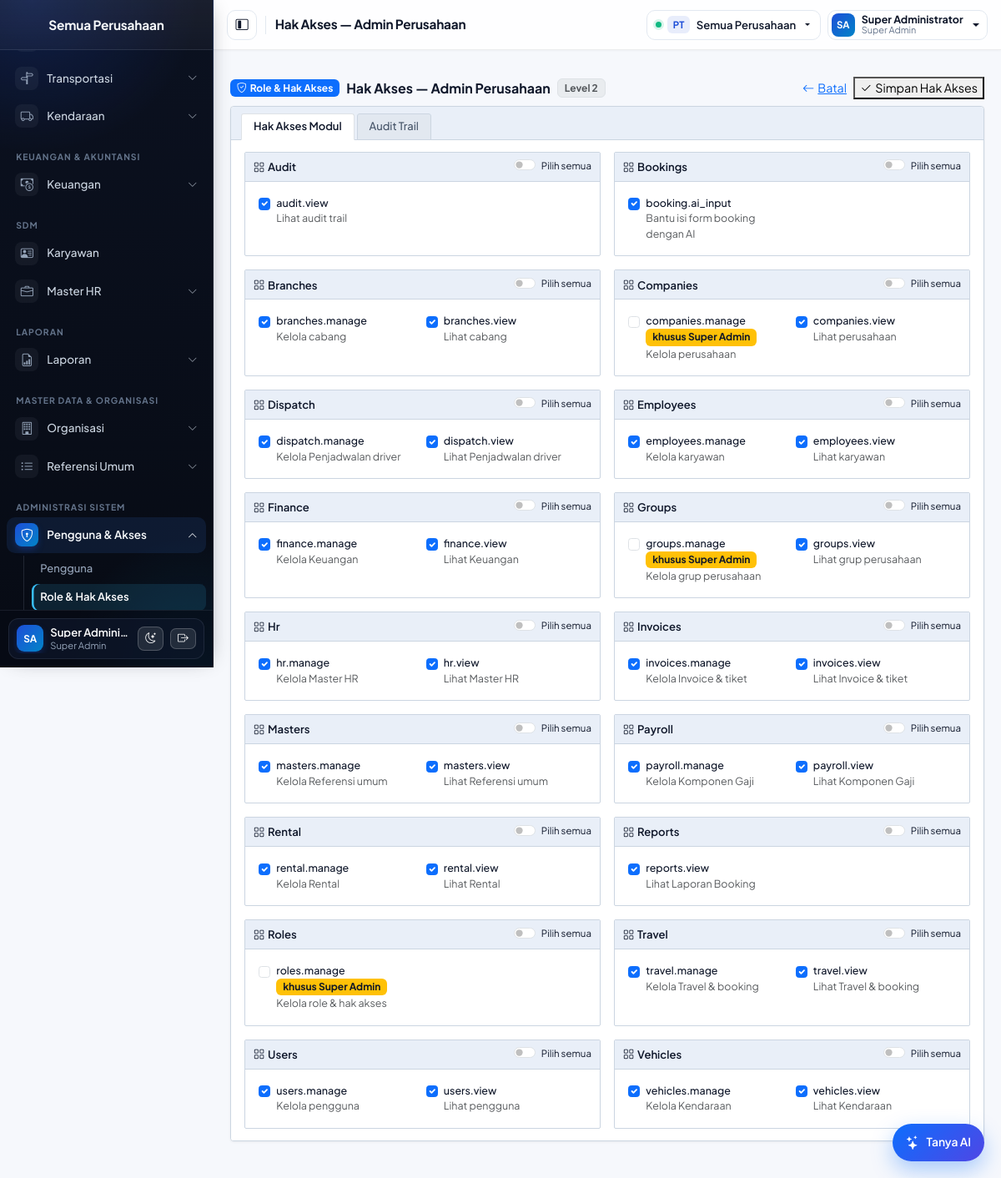
/pages/roles/permissions.php?id=2 (signed in), run on the app's committed database.
### tables this page shows
CREATE TABLE `permissions` (
  `id` INT(11) NOT NULL AUTO_INCREMENT,
  `name` VARCHAR(100) NOT NULL,
  `description` VARCHAR(255) DEFAULT NULL,
  `module` VARCHAR(50) NOT NULL,
  PRIMARY KEY (`id`),
  UNIQUE KEY `uq_permissions_name` (`name`)
);

### includes/auth.php (called while the page is built, shortened)
<?php
function current_user(): ?array
{
    return $_SESSION['user'] ?? null;
}
function is_super_admin(): bool
{
    return ($_SESSION['role_name'] ?? '') === 'Super Admin';
}
function active_company_id(): ?int
{
    $id = $_SESSION['company_id'] ?? null;
    return $id === null ? null : (int) $id;
}
function can(string $permission): bool
{
    if (is_super_admin()) {
        return true;
    }
    return in_array($permission, $_SESSION['permissions'] ?? [], true);
}

### config/database.php (called while the page is built, shortened)
<?php
function db(): mysqli
{
    static $conn = null;
    if ($conn instanceof mysqli) {
        return $conn;
    }
    try {
        $conn = new mysqli(DB_HOST, DB_USER, DB_PASS, DB_NAME);
        $conn->set_charset('utf8mb4');
    } catch (mysqli_sql_exception $e) {
        http_response_code(500);
        error_log('DB connection failed: ' . $e->getMessage());
        exit('Koneksi database gagal. Periksa konfigurasi.');
    }
    return $conn;
}

### pages/roles/_helpers.php (called while the page is built, shortened)
<?php
function role_find(int $id): ?array
{
    $st = db()->prepare('SELECT id, name, description, level FROM roles WHERE id = ?');
    $st->bind_param('i', $id);
    $st->execute();
    $row = $st->get_result()->fetch_assoc();
    return $row ?: null;
}

### pages/roles/permissions.php (the view, shortened to what this page needs)
<?php
require_once __DIR__ . '/../../config/config.php';
require_once __DIR__ . '/_helpers.php';
$db   = db();
$id   = (int) ($_GET['id'] ?? $_POST['id'] ?? 0);
$role = $id > 0 ? role_find($id) : null;
$perms = $db->query('SELECT id, name, description, module FROM permissions ORDER BY module, name')->fetch_all(MYSQLI_ASSOC);
$grouped = [];
foreach ($perms as $p) {
    $grouped[$p['module']][] = $p;
}
$restricted = ['companies.manage', 'groups.manage', 'roles.manage'];
$st = $db->prepare('SELECT permission_id FROM role_permissions WHERE role_id = ?');
$st->bind_param('i', $id);
$st->execute();
$checked = array_map('intval', array_column($st->get_result()->fetch_all(MYSQLI_ASSOC), 'permission_id'));
$can_edit_restricted = is_super_admin();
require __DIR__ . '/../../includes/header.php';
?>
<main class="p-2 p-md-3">
    <?= ui_erp_toolbar(
        'Role & Hak Akses',
        'shield-check',
        'Hak Akses — ' . $role['name'],
        ['Level ' . (int) ($role['level'] ?? 0)],
        [
            ['label' => 'Batal', 'icon' => 'arrow-left', 'href' => APP_URL . '/pages/roles/index.php', 'class' => 'btn-outline-secondary'],
            ['label' => 'Simpan Hak Akses', 'icon' => 'check2', 'type' => 'submit', 'form' => 'formPermissions', 'class' => 'btn-primary'],
        ]
    ) ?>
    <form method="post" action="<?= e(APP_URL) ?>/pages/roles/permissions.php?id=<?= $id ?>" id="formPermissions">
        <div class="erp-window-card">
            <ul class="nav nav-tabs erp-sub-tabs" role="tablist">
                <li class="nav-item" role="presentation">
                    <button class="nav-link active" id="tab-perm-list" data-bs-toggle="tab" data-bs-target="#pane-perm-list" type="button" role="tab">Hak Akses Modul</button>
                </li>
                <li class="nav-item" role="presentation">
                    <button class="nav-link" id="tab-perm-audit" data-bs-toggle="tab" data-bs-target="#pane-perm-audit" type="button" role="tab">Audit Trail</button>
                </li>
            </ul>
            <div class="erp-content-body tab-content">
                <div class="tab-pane fade show active" id="pane-perm-list" role="tabpanel">
                    <div class="row g-3">
                        <?php foreach ($grouped as $module => $items): ?>
                            <div class="col-lg-6">
                                <div class="rnt-panel h-100 mb-0">
                                    <div class="rnt-panel-header justify-content-between">
                                        <span class="d-inline-flex align-items-center gap-1 text-capitalize"><i class="bi bi-grid"></i> <?= e($module) ?></span>
                                        <div class="form-check form-switch mb-0">
                                            <input class="form-check-input" type="checkbox" id="all-<?= e($module) ?>"
                                                   onclick="document.querySelectorAll('.perm-<?= e($module) ?>').forEach(c => c.checked = this.checked)">
                                            <label class="form-check-label small fw-normal text-transform-none" for="all-<?= e($module) ?>">Pilih semua</label>
                                        </div>
                                    </div>
                                    <div class="rnt-panel-body p-3">
                                        <div class="row g-2">
                                            <?php foreach ($items as $p): ?>
                                                <div class="col-md-6">
                                                    <div class="form-check mb-0">
                                                        <input class="form-check-input perm-<?= e($p['module']) ?>" type="checkbox"
                                                               name="permissions[]" value="<?= (int) $p['id'] ?>"
                                                               id="perm-<?= (int) $p['id'] ?>" <?= in_array((int) $p['id'], $checked, true) ? 'checked' : '' ?>
                                                               <?= (!$can_edit_restricted && in_array($p['name'], $restricted, true)) ? 'disabled' : '' ?>>
                                                        <label class="form-check-label small" for="perm-<?= (int) $p['id'] ?>">
                                                            <span class="fw-medium"><?= e($p['name']) ?></span>
                                                            <?php if (in_array($p['name'], $restricted, true)): ?>
                                                                <span class="badge bg-warning text-dark">khusus Super Admin</span>
                                                            <?php endif; ?>
                                                            <?php if ($p['description']): ?><div class="text-muted"><?= e($p['description']) ?></div><?php endif; ?>
                                                        </label>
                                                    </div>
                                                </div>
                                            <?php endforeach; ?>
                                        </div>
                                    </div>
                                </div>
                            </div>
                        <?php endforeach; ?>
                    </div>
                </div>
            </div>
        </div>
    </form>
</main>
<?php require __DIR__ . '/../../includes/footer.php'; ?>

### includes/sidebar.php (shortened to what this page needs)
<?php
$active = $active ?? '';
if (!function_exists('super_admin_menu')) {
    function super_admin_menu(array $item): bool
    {
        return empty($item['admin_only']) || is_super_admin();
    }
}
if (!function_exists('sidebar_perm_ok')) {
    function sidebar_perm_ok($perm): bool
    {
        if ($perm === null) {
            return true;
        }
        if (is_array($perm)) {
            foreach ($perm as $p) {
                if (can((string) $p)) {
                    return true;
                }
            }
            return false;
        }
        return can((string) $perm);
    }
}
if (!function_exists('sidebar_is_active')) {
    function sidebar_is_active(array $item, string $active): bool
    {
        if (!empty($item['keys']) && in_array($active, $item['keys'], true)) {
            return true;
        }
        return false;
    }
}
$req_path = parse_url($_SERVER['REQUEST_URI'] ?? '', PHP_URL_PATH) ?: '';
$sidebarCompanyName = trim((string) ($activeName ?? ''));
$sbUserName = trim((string) ($user['name'] ?? ($user['full_name'] ?? 'User')));
$sbParts    = preg_split('/\s+/', $sbUserName) ?: ['U'];
$sbInitials = strtoupper(substr($sbParts[0], 0, 1) . (isset($sbParts[1]) ? substr($sbParts[1], 0, 1) : ''));
?>
<nav id="sidebar" class="sidebar d-flex flex-column flex-shrink-0 p-0">
  <a href="<?= e(APP_URL) ?>/pages/dashboard/index.php"
     class="d-flex align-items-center justify-content-center px-3 py-3 text-white text-decoration-none sidebar-brand"
     title="<?= e($sidebarCompanyName) ?>">
    <span class="sidebar-company-name text-center"><?= e($sidebarCompanyName) ?></span>
  </a>
  <div class="nav-scroll">
    <ul class="nav nav-pills flex-column px-2 py-2">
      <?php
      $last_section = null;
      foreach ($menu as $m):
          $visible_sub = [];
          if (!empty($m['sub'])) {
              $visible_sub = array_filter($m['sub'], fn($s) =>
                  super_admin_menu($s) && sidebar_perm_ok($s['perms'] ?? null));
          }
          $sec = $m['section'] ?? '';
          if ($sec !== '' && $sec !== 'Utama' && $sec !== $last_section):
              $last_section = $sec;
      ?>
          <li class="sidebar-section"><?= e($sec) ?></li>
      <?php endif; ?>
      <?php if (!empty($m['sub'])):
          $is_open = sidebar_is_active($m, $active);
      ?>
          <li class="nav-item">
            <a class="nav-link text-white d-flex align-items-center<?= $is_open ? ' has-active' : '' ?>"
               data-bs-toggle="collapse" href="#menu-<?= e($m['key']) ?>" role="button"
               aria-expanded="<?= $is_open ? 'true' : 'false' ?>"
               aria-controls="menu-<?= e($m['key']) ?>">
              <span class="sidebar-icon"><i class="bi bi-<?= e($m['icon']) ?>" aria-hidden="true"></i></span>
              <span class="sidebar-label"><?= e($m['label']) ?></span>
              <i class="bi bi-chevron-down ms-auto small"></i>
            </a>
            <div class="collapse<?= $is_open ? ' show' : '' ?>" id="menu-<?= e($m['key']) ?>">
              <ul class="nav flex-column sidebar-tree">
                <?php foreach ($visible_sub as $s):
                    $s_href_clean = explode('?', $s['href'])[0];
                    $s_dir = dirname($s_href_clean);
                    $is_index_entry = basename($s_href_clean) === 'index.php';
                    $req_base = basename($req_path);
                    $req_dir  = str_replace('\\', '/', dirname($req_path));
                    $sub_active = (!empty($s['key']) && $s['key'] === $active)
                        || ($req_path !== '' && (
                            str_ends_with($req_path, '/' . $s_href_clean)
                            || ($is_index_entry && $s_dir !== '.' && str_ends_with($req_dir, '/' . $s_dir) && in_array($req_base, ['index.php', 'form.php', 'detail.php', 'view.php'], true))
                        ));
                ?>
                  <li class="nav-item">
                    <a href="<?= e(APP_URL . '/' . $s['href']) ?>"
                       class="nav-link text-white sidebar-sub<?= $sub_active ? ' active' : '' ?>"><?= e($s['label']) ?></a>
                  </li>
                <?php endforeach; ?>
              </ul>
            </div>
          </li>
      <?php else: ?>
          <li class="nav-item">
            <a href="<?= e(APP_URL . '/' . $m['href']) ?>"
               class="nav-link text-white d-flex align-items-center<?= sidebar_is_active($m, $active) ? ' active' : '' ?>">
              <span class="sidebar-icon"><i class="bi bi-<?= e($m['icon']) ?>" aria-hidden="true"></i></span>
              <span class="sidebar-label"><?= e($m['label']) ?></span>
            </a>
          </li>
      <?php endif; ?>
      <?php endforeach; ?>
    </ul>
  </div>
  <div class="sidebar-footer">
    <div class="sidebar-footer-card d-flex align-items-center gap-2">
      <a href="<?= e(APP_URL) ?>/pages/profile/index.php"
         class="d-flex align-items-center text-white text-decoration-none flex-grow-1 overflow-hidden sidebar-user-link"
         title="Buka Profil Saya">
        <div class="sidebar-user-avatar me-2 flex-shrink-0">
          <?= e($sbInitials) ?>
        </div>
        <div class="text-white lh-1 flex-grow-1 overflow-hidden">
          <div class="fw-semibold text-truncate" style="font-size:.82rem"><?= e($sbUserName) ?></div>
          <small class="sidebar-user-role text-truncate d-block mt-1"><?= e($_SESSION['role_name'] ?? '') ?></small>
        </div>
      </a>
      <button type="button" class="dark-toggle sidebar-theme-toggle text-white flex-shrink-0" aria-label="Ganti tema" title="Ganti tema">
        <i class="bi bi-moon-stars"></i>
      </button>
      <a href="<?= e(APP_URL) ?>/pages/auth/logout.php"
         class="btn btn-sm sidebar-theme-toggle sidebar-logout-btn text-white flex-shrink-0"
         aria-label="Keluar"
         title="Keluar"
         onclick="return confirm('Yakin ingin keluar?')">
        <i class="bi bi-box-arrow-right"></i>
      </a>
    </div>
  </div>
</nav>

### data on the page
permissions: label "Kendaraan", id "☑", name "vehicles.view", description "Lihat Kendaraan"
permissions: sec "SDM", label "Karyawan", id "☑", name "employees.view", description "Lihat karyawan"
permissions: sec "LAPORAN", label "Laporan", id "☑", name "reports.view", description "Lihat Laporan Booking"
permissions: label "Referensi Umum", id "☑", name "masters.view", description "Lihat Referensi umum"
permissions: label "Pengguna", id "☑", name "users.view", description "Lihat pengguna"
permissions: label "Role & Hak Akses", name "roles.manage", shows "khusus Super Admin", description "Kelola role & hak akses"
permissions: id "☑", name "audit.view", description "Lihat audit trail"
permissions: id "☑", name "booking.ai_input", description "Bantu isi form booking dengan AI"
permissions: id "☑", name "branches.manage", description "Kelola cabang"
permissions: id "☑", name "branches.view", description "Lihat cabang"
permissions: name "companies.manage", shows "khusus Super Admin", description "Kelola perusahaan"
permissions: id "☑", name "companies.view", description "Lihat perusahaan"
permissions: id "☑", name "dispatch.manage", description "Kelola Penjadwalan driver"
permissions: id "☑", name "dispatch.view", description "Lihat Penjadwalan driver"
permissions: id "☑", name "employees.manage", description "Kelola karyawan"
permissions: id "☑", name "finance.manage", description "Kelola Keuangan"
permissions: id "☑", name "finance.view", description "Lihat Keuangan"
permissions: name "groups.manage", shows "khusus Super Admin", description "Kelola grup perusahaan"
permissions: id "☑", name "groups.view", description "Lihat grup perusahaan"
permissions: id "☑", name "hr.manage", description "Kelola Master HR"
permissions: id "☑", name "hr.view", description "Lihat Master HR"
permissions: id "☑", name "invoices.manage", description "Kelola Invoice & tiket"
permissions: id "☑", name "invoices.view", description "Lihat Invoice & tiket"
permissions: id "☑", name "masters.manage", description "Kelola Referensi umum"
permissions: id "☑", name "payroll.manage", description "Kelola Komponen Gaji"
permissions: id "☑", name "payroll.view", description "Lihat Komponen Gaji"
permissions: id "☑", name "rental.manage", description "Kelola Rental"
permissions: id "☑", name "rental.view", description "Lihat Rental"
permissions: id "☑", name "travel.manage", description "Kelola Travel & booking"
permissions: id "☑", name "travel.view", description "Lihat Travel & booking"
permissions: id "☑", name "users.manage", description "Kelola pengguna"
permissions: id "☑", name "vehicles.manage", description "Kelola Kendaraan"

### other printed values
$sidebarCompanyName "Semua Perusahaan"
$m['label'] "Transportasi"
$sec "KEUANGAN & AKUNTANSI"
$m['label'] "Keuangan"
$m['label'] "Master HR"
$sec "MASTER DATA & ORGANISASI"
$m['label'] "Organisasi"
$sec "ADMINISTRASI SISTEM"
$m['label'] "Pengguna & Akses"
$sbInitials "SA"
$sbUserName "Super Admini…"
$_SESSION['role_name'] "Super Admin"
$title "Hak Akses — Admin Perusahaan"
$activeCode !== '' ? $activeCode : 'PT' "PT"
$activeName "Semua Perusahaan"
